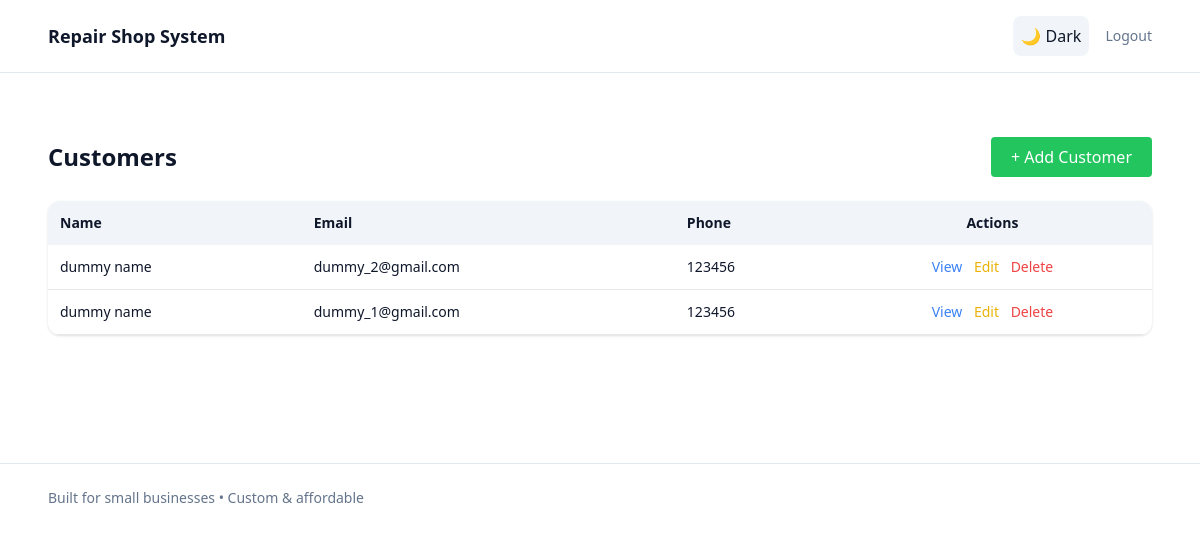
Page /customer/view (signed in) on the earlier database version.
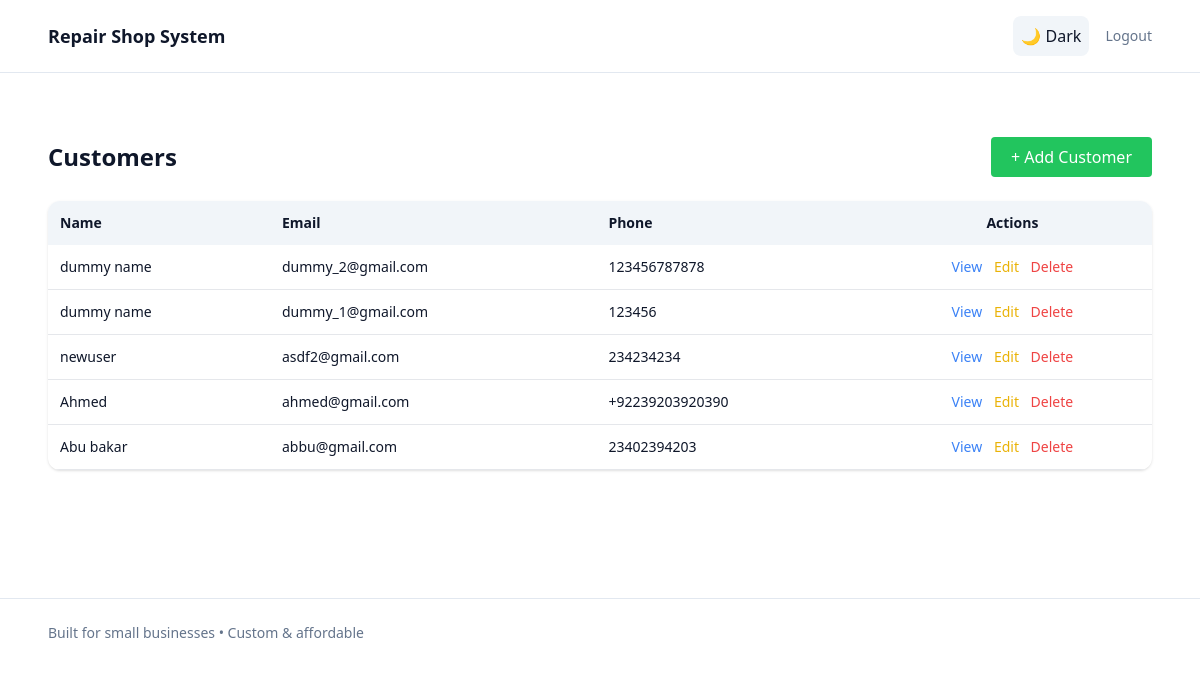
Same page on the later database version.
### app/models.py (models this page shows)
class Customer(db.Model):
    id = db.Column(db.Integer, primary_key=True)
    name = db.Column(db.String(100), nullable=False)
    email = db.Column(db.String(120), unique=True, nullable=True)
    phone = db.Column(db.String(20), nullable=False)
    created_at = db.Column(db.DateTime, server_default=db.func.now())

### app/routes/customer.py (the view)
@customer_bp.route("/view", methods=["GET"])
def view_customers():
    if "user_id" not in session:
        return redirect(url_for("auth.login"))
    customers = Customer.query.all()
    return render_template("customers/list.html", customers=customers)

### app/templates/customers/list.html
{% extends "base.html" %}
{% block content %}
<section class="max-w-6xl mx-auto px-6 py-16">
<div class="flex justify-between items-center mb-6">
    <h2 class="text-2xl font-bold">Customers</h2>
    <a href="{{ url_for('customer.add_customer') }}"
       class="bg-green-500 text-white px-5 py-2 rounded">
        + Add Customer
    </a>
</div>
<div class="bg-white dark:bg-slate-900 shadow rounded-xl overflow-hidden">
<table class="w-full text-sm">
    <thead class="bg-slate-100 dark:bg-slate-800">
        <tr>
            <th class="p-3 text-left">Name</th>
            <th class="p-3 text-left">Email</th>
            <th class="p-3 text-left">Phone</th>
            <th class="p-3 text-center">Actions</th>
        </tr>
    </thead>
    <tbody>
    {% for c in customers %}
        <tr class="border-b dark:border-slate-700">
            <td class="p-3">{{ c.name }}</td>
            <td class="p-3">{{ c.email }}</td>
            <td class="p-3">{{ c.phone }}</td>
            <td class="p-3 text-center space-x-2">
                <a href="{{ url_for('customer.customer_details', id=c.id) }}"
                   class="text-blue-500">View</a>
                <a href="{{ url_for('customer.edit_customer', id=c.id) }}"
                   class="text-yellow-500">Edit</a>
                <form method="post"
                      action="{{ url_for('customer.delete_customer', id=c.id) }}"
                      class="inline"
                      onsubmit="return confirm('Delete customer?')">
                    <button class="text-red-500">Delete</button>
                </form>
            </td>
        </tr>
    {% else %}
        <tr>
            <td colspan="4" class="p-6 text-center text-slate-500">
                No customers found
            </td>
        </tr>
    {% endfor %}
    </tbody>
</table>
</div>
</section>
{% endblock %}

Differences in the rows shown:
changed Customer "dummy_2@gmail.com": phone "123456" → "123456787878"
added Customer: name "newuser", email "asdf2@gmail.com", phone "234234234"
added Customer: name "Ahmed", email "ahmed@gmail.com", phone "+92239203920390"
added Customer: name "Abu bakar", email "abbu@gmail.com", phone "23402394203"
